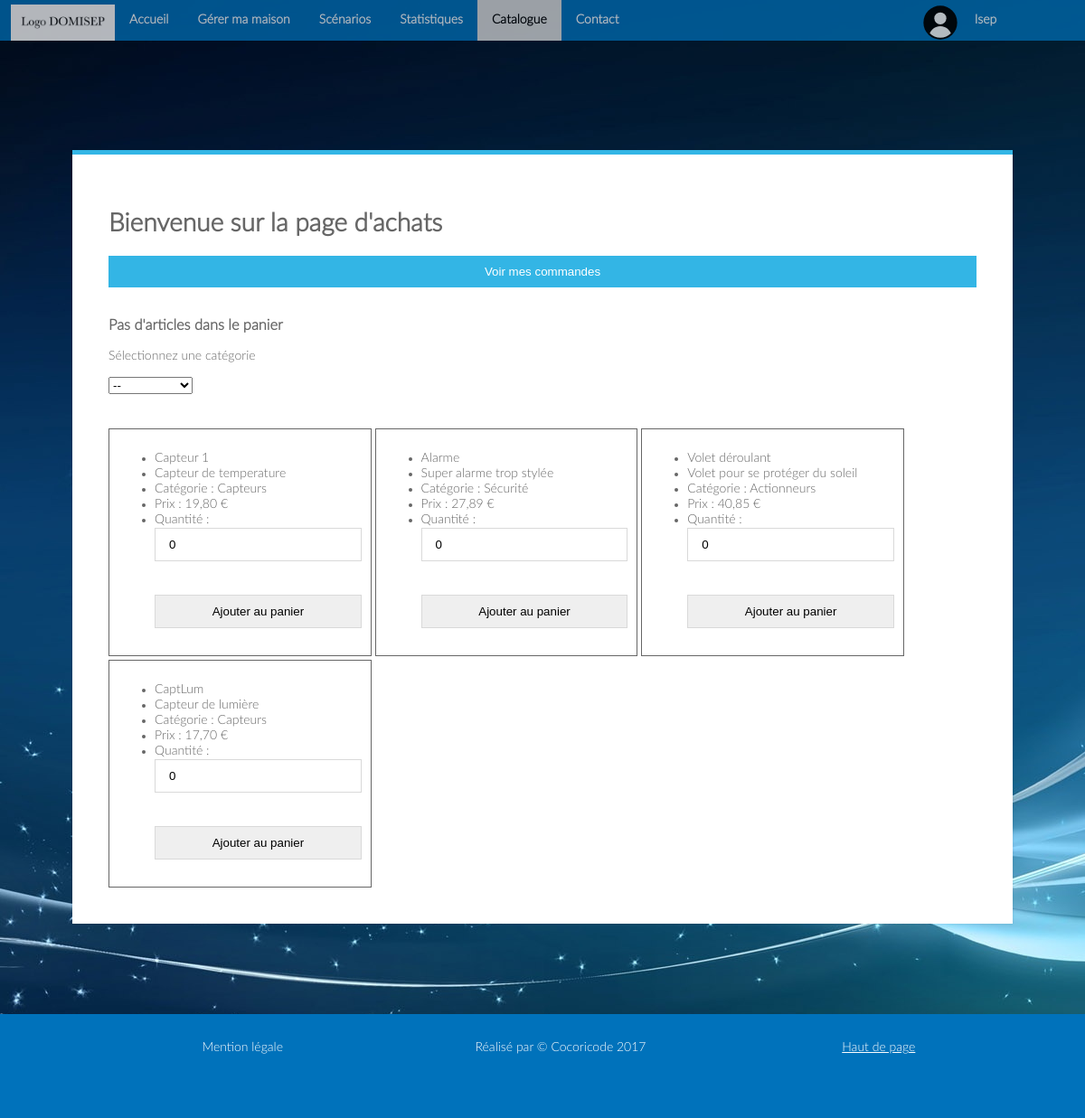
Page /index.php?page=catalogue (signed in) on the committed database.
### tables this page shows
CREATE TABLE `Catalogue` (
  `Id` int(10) NOT NULL,
  `Nom` varchar(30) NOT NULL,
  `Description` varchar(300) NOT NULL,
  `Prix` varchar(10) NOT NULL,
  `Id_categorie` varchar(10) NOT NULL
);

CREATE TABLE `categories` (
  `Id` int(10) NOT NULL,
  `Nom` varchar(30) NOT NULL,
  `Description` varchar(300) NOT NULL
);

### Controleur/catalogue.php (called while the page is built)
<?php
include 'Vue/catalogue.php';
?>

### Vue/catalogue.php (the view, shortened to what this page needs)
<?php
if (! isset ( $_SESSION ['panier'] )) {
	$panier = "Pas d'articles dans le panier";
} else {
	$panier = count ( $_SESSION ['panier'] ) . " article(s) dans votre panier";
}
?>
<div class="module3">
	<div class="module form-block">
	<h1>Bienvenue sur la page d'achats</h1>
		<button onclick='document.location.href="index.php?page=cmdclient" '>Voir
			mes commandes</button>
		<br>
		<br>
		<h3><?php echo $panier ?></h3>
<p>Sélectionnez une catégorie</p>
		<form action="" method="post" id="categ">
			<select id="cat" name="cat"
				onchange='document.getElementById("categ").submit()'>
				<option value="rien">--</option>
	<?php
	include 'Modele/connexion_bdd.php';
	$req = $mysqli->query ( "SELECT * FROM categories" );
		?>
	</select>
		</form>
		<br>
		<br>
	<?php
if (isset ( $_POST ['cat'] ) && $_POST ['cat'] != "tout" && $_POST ['cat'] != "rien") {
	$idcat = $_POST ['cat'];
	$req = $mysqli->query ( "SELECT * FROM Catalogue WHERE Id_categorie = '$idcat'" );
} else {
	$req = $mysqli->query ( "SELECT * FROM Catalogue" );
}
while ( $don = $req->fetch_array ( MYSQLI_ASSOC ) ) {
	$cat = $don ['Id_categorie'];
	$reqcat = $mysqli->query ( "SELECT * FROM categories WHERE Id = '$cat'" );
	$cate = $reqcat->fetch_array ( MYSQLI_ASSOC );
	$catg = $cate ['Nom'];
	?>
<div class="capt">
			<ul>
				<li><?php echo $don['Nom'] ?></li>
				<li><?php echo $don['Description'] ?></li>
				<li>Catégorie : <?php echo $catg ?></li>
				<li>Prix : <?php echo $don['Prix'] ?> €</li>
				<form method="post" action="Controleur/achat.php?id=<?php echo $don['Id'] ?>">
					<li>Quantité : <input type="number" name="quant" min="0" max="100" step="1" value="0"></li>
					<br> <input type="submit" name='aj' value="Ajouter au panier">
				</form>
			</ul>
		</div>
<?php
}
?>
</div>
</div>

### Vue/style.css (style rules this page uses)
body { font-family: LatoLight; margin: 0; padding: 0; background-image: url('Vue/background.jpg'); background-size: 100%; height: 100%; }
body { background: #e9e9e9; background-image:url(background.jpg); color: #666666; font-size: 14px; -webkit-font-smoothing: antialiased; -moz-osx-font-smoothing: grayscale; }
.module3 { position: relative; padding-top: 8%; width: 100%; height : 100%; margin-bottom : 100px; }
.module3 .capt { margin-top: 4px; border: solid; border-width: 1px; display: inline-block; width: 28%; padding: 10px; -webkit-transition: width 2s; transition: width 2s; transition: all .2s ease-out; }
.form-block { position: relative; background: #ffffff; max-width: 80%; border-top: 5px solid #33b5e5; box-shadow: 0 0 3px rgba(0, 0, 0, 0.1); margin: 0 auto; padding: 40px; }
.form-block input { outline: none; display: block; width: 100%; border: 1px solid #d9d9d9; margin: 0 0 20px; padding: 10px 15px; box-sizing: border-box; font-wieght: 400; -webkit-transition: 0.3s ease; transition: 0.3s ease; }
.form-block button { cursor: pointer; background: #33b5e5; width: 100%; border: 0; padding: 10px 15px; color: #ffffff; -webkit-transition: 0.3s ease; transition: 0.3s ease; }

### rows in the picture
catalogue: Nom "Capteur 1", Description "Capteur de temperature", Id_categorie.Nom "Capteurs", Prix "19,80"
catalogue: Nom "Alarme", Description "Super alarme trop stylée", Id_categorie.Nom "Sécurité", Prix "27,89"
catalogue: Nom "Volet déroulant", Description "Volet pour se protéger du soleil", Id_categorie.Nom "Actionneurs", Prix "40,85"
catalogue: Nom "CaptLum", Description "Capteur de lumière", Id_categorie.Nom "Capteurs", Prix "17,70"

### other values in the picture
$_SESSION['prenom'] "Isep"
$panier "Pas d'articles dans le panier"
